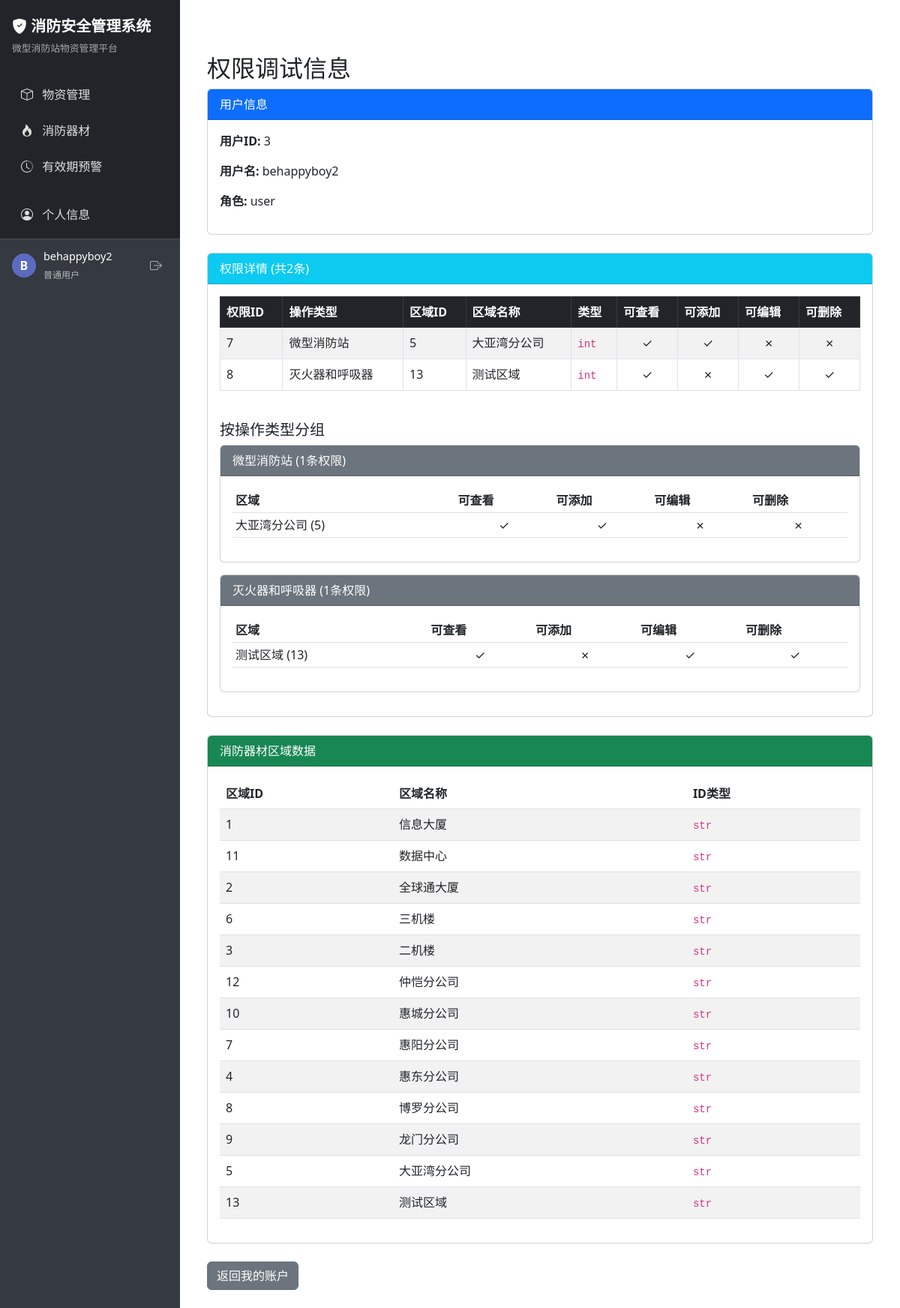
/auth/debug-permissions (signed in), run on the app's committed database.
### app/models/user.py (models this page shows, shortened)
class User(UserMixin, db.Model):
    __tablename__ = 'user'
    id = db.Column(db.Integer, primary_key=True)
    username = db.Column(db.String(80), unique=True, nullable=False)
    password_hash = db.Column(db.String(256), nullable=False)
    role = db.Column(db.String(20), default='user')  # admin 或 user
    is_active = db.Column(db.Boolean, default=True)  # 账号是否启用
    email = db.Column(db.String(120))  # 添加邮箱字段

class Permission(db.Model):
    __tablename__ = 'permission'
    id = db.Column(db.Integer, primary_key=True)
    user_id = db.Column(db.Integer, db.ForeignKey('user.id', ondelete='CASCADE'), nullable=False)
    operation_type = db.Column(db.String(50), nullable=False)  # 操作类型：微型消防站、灭火器和呼吸器、应急灯具
    area_id = db.Column(db.String(50), nullable=False)  # 区域ID
    area_name = db.Column(db.String(100))  # 区域名称（冗余字段，方便显示）
    can_view = db.Column(db.Boolean, default=True)  # 是否可查看
    can_add = db.Column(db.Boolean, default=False)  # 是否可添加
    can_edit = db.Column(db.Boolean, default=False)  # 是否可编辑
    can_delete = db.Column(db.Boolean, default=False)  # 是否可删除

### app/routes/auth.py (the view)
@auth_bp.route('/debug-permissions')
@login_required
def debug_permissions():
    try:
        all_permissions = Permission.query.filter_by(user_id=current_user.id).all()
        print(f"调试页面 - 用户: {current_user.username}, ID: {current_user.id}")
        print(f"找到权限数量: {len(all_permissions)}")
        for p in all_permissions:
            print(f"权限 {p.id}: {p.operation_type}, 区域: {p.area_id}, 查看={p.can_view}, 添加={p.can_add}, 编辑={p.can_edit}, 删除={p.can_delete}")
        permissions_by_type = {}
        for perm in all_permissions:
            if perm.operation_type not in permissions_by_type:
                permissions_by_type[perm.operation_type] = []
            permissions_by_type[perm.operation_type].append({
                'id': perm.id,
                'area_id': perm.area_id,
                'area_name': perm.area_name,
                'can_view': perm.can_view,
                'can_add': perm.can_add,
                'can_edit': perm.can_edit,
                'can_delete': perm.can_delete
            })
        from app.models.equipment import FireEquipment
        equipment_areas = db.session.query(FireEquipment.area_code, FireEquipment.area_name).distinct().all()
        equipment_areas = [{'id': str(area[0]), 'name': area[1]} for area in equipment_areas]
        return render_template(
            'auth/debug_permissions.html',
            permissions_by_type=permissions_by_type,
            equipment_areas=equipment_areas,
            all_permissions=all_permissions  # 添加这个变量
        )
    except Exception as e:
        import traceback
        traceback.print_exc()  # 添加完整的错误跟踪
        flash(f'获取权限调试信息失败: {str(e)}', 'danger')
        return redirect(url_for('auth.my_account'))

### app/templates/auth/debug_permissions.html (shortened to what this page needs)
{% extends 'base.html' %}
{% block content %}
<div class="container mt-5">
    <h2>权限调试信息</h2>
    <div class="card mb-4">
        <div class="card-header bg-primary text-white">
            用户信息
        </div>
        <div class="card-body">
            <p><strong>用户ID:</strong> {{ current_user.id }}</p>
            <p><strong>用户名:</strong> {{ current_user.username }}</p>
            <p><strong>角色:</strong> {{ current_user.role }}</p>
        </div>
    </div>
    <div class="card mb-4">
        <div class="card-header bg-info text-white">
            权限详情 (共{{ all_permissions|length }}条)
        </div>
        <div class="card-body">
            {% if not all_permissions %}
                <div class="alert alert-warning">用户没有任何权限</div>
            {% else %}
                <div class="table-responsive mb-4">
                    <table class="table table-bordered table-striped">
                        <thead class="table-dark">
                            <tr>
                                <th>权限ID</th>
                                <th>操作类型</th>
                                <th>区域ID</th>
                                <th>区域名称</th>
                                <th>类型</th>
                                <th>可查看</th>
                                <th>可添加</th>
                                <th>可编辑</th>
                                <th>可删除</th>
                            </tr>
                        </thead>
                        <tbody>
                            {% for perm in all_permissions %}
                            <tr>
                                <td>{{ perm.id }}</td>
                                <td>{{ perm.operation_type }}</td>
                                <td>{{ perm.area_id }}</td>
                                <td>{{ perm.area_name or '未命名区域' }}</td>
                                <td><code>{{ perm.area_id.__class__.__name__ }}</code></td>
                                <td class="text-center">{{ '✓' if perm.can_view else '✗' }}</td>
                                <td class="text-center">{{ '✓' if perm.can_add else '✗' }}</td>
                                <td class="text-center">{{ '✓' if perm.can_edit else '✗' }}</td>
                                <td class="text-center">{{ '✓' if perm.can_delete else '✗' }}</td>
                            </tr>
                            {% endfor %}
                        </tbody>
                    </table>
                </div>
                <h5>按操作类型分组</h5>
                {% if permissions_by_type %}
                    {% for type_name, perms in permissions_by_type.items() %}
                        <div class="card mb-3">
                            <div class="card-header bg-secondary text-white">{{ type_name }} ({{ perms|length }}条权限)</div>
                            <div class="card-body">
                                <table class="table table-sm">
                                    <thead>
                                        <tr>
                                            <th>区域</th>
                                            <th>可查看</th>
                                            <th>可添加</th>
                                            <th>可编辑</th>
                                            <th>可删除</th>
                                        </tr>
                                    </thead>
                                    <tbody>
                                    {% for p in perms %}
                                        <tr>
                                            <td>{{ p.area_name or '未命名区域' }} ({{ p.area_id }})</td>
                                            <td class="text-center">{{ '✓' if p.can_view else '✗' }}</td>
                                            <td class="text-center">{{ '✓' if p.can_add else '✗' }}</td>
                                            <td class="text-center">{{ '✓' if p.can_edit else '✗' }}</td>
                                            <td class="text-center">{{ '✓' if p.can_delete else '✗' }}</td>
                                        </tr>
                                    {% endfor %}
                                    </tbody>
                                </table>
                            </div>
                        </div>
                    {% endfor %}
                {% endif %}
            {% endif %}
        </div>
    </div>
    <div class="card mb-4">
        <div class="card-header bg-success text-white">
            消防器材区域数据
        </div>
        <div class="card-body">
            <table class="table table-striped">
                <thead>
                    <tr>
                        <th>区域ID</th>
                        <th>区域名称</th>
                        <th>ID类型</th>
                    </tr>
                </thead>
                <tbody>
                    {% for area in equipment_areas %}
                    <tr>
                        <td>{{ area.id }}</td>
                        <td>{{ area.name }}</td>
                        <td><code>{{ area.id.__class__.__name__ }}</code></td>
                    </tr>
                    {% endfor %}
                </tbody>
            </table>
        </div>
    </div>
    <div class="mt-3">
        <a href="{{ url_for('auth.my_account') }}" class="btn btn-secondary">返回我的账户</a>
    </div>
</div>
{% endblock %}

### app/templates/base.html (shortened to what this page needs)
<!DOCTYPE html>
<html lang="zh-CN">
<head>
    <link href="https://cdn.jsdelivr.net/npm/bootstrap@5.3.0/dist/css/bootstrap.min.css" rel="stylesheet">
    <link href="https://cdn.jsdelivr.net/npm/bootstrap-icons@1.11.0/font/bootstrap-icons.css" rel="stylesheet">
</head>
<body>
    <div class="wrapper">
        <nav class="sidebar" id="sidebar">
            <div class="sidebar-header">
                <a href="{{ url_for('index') }}">
                    <i class="bi bi-shield-fill-check"></i> 消防安全管理系统
                </a>
                <div class="subtitle">微型消防站物资管理平台</div>
            </div>
            <div class="sidebar-nav">
                <nav class="navbar navbar-dark bg-dark">
                    <div class="container-fluid">
                        <ul class="navbar-nav">
                            <li class="nav-item">
                                <a class="nav-link {% if request.path.startswith('/station') %}active{% endif %}
                                          {% if not user_permissions_by_type.micro_station and current_user.role != 'admin' %}no-permission{% endif %}"
                                   href="{{ url_for('station.index') }}"
                                   >
                                    <i class="bi bi-box"></i> 物资管理
                                </a>
                            </li>
                            <li class="nav-item">
                                <a class="nav-link {% if request.path.startswith('/equipment') %}active{% endif %}
                                          {% if not user_permissions_by_type.fire_equipment and current_user.role != 'admin' %}no-permission{% endif %}"
                                   href="{{ url_for('equipment.index') }}"
                                   >
                                    <i class="bi bi-fire"></i> 消防器材
                                </a>
                            </li>
                            <li class="nav-item">
                                <a class="nav-link {% if request.path == '/admin/expiry_alert' %}active{% endif %}
                                          {% if not can_view_expiry_alert %}no-permission{% endif %}"
                                   href="{{ url_for('admin.expiry_alert') }}"
                                   >
                                    <i class="bi bi-clock-history"></i> 有效期预警
                                </a>
                            </li>
                            <li class="nav-item mt-3">
                                <a class="nav-link {% if request.path == '/auth/my_account' %}active{% endif %}" href="{{ url_for('auth.my_account') }}">
                                    <i class="bi bi-person-circle"></i> 个人信息
                                </a>
                            </li>
                        </ul>
                    </div>
                </nav>
            </div>
            {% if current_user.is_authenticated %}
            <div class="user-info mt-auto">
                <div class="user-avatar">
                    {{ current_user.username[0].upper() }}
                </div>
                <div class="user-details">
                    <p class="user-name">{{ current_user.username }}</p>
                    <span class="user-role">
                        {% if current_user.role == 'admin' %}管理员{% else %}普通用户{% endif %}
                    </span>
                </div>
                <a href="{{ url_for('auth.logout') }}" class="logout-btn" title="退出登录">
                    <i class="bi bi-box-arrow-right"></i>
                </a>
            </div>
            {% else %}
            <div class="mt-auto p-3">
                <a href="{{ url_for('auth.login') }}" class="btn btn-outline-light btn-sm w-100">
                    <i class="bi bi-box-arrow-in-right me-1"></i> 登录
                </a>
            </div>
            {% endif %}
        </nav>
        <main class="content">
            {% block content %}{% endblock %}
        </main>
    </div>
</body>
</html>

### app/templates/base.html (style rules this page uses)
body { min-height: 100vh; display: flex; flex-direction: column; }
.wrapper { display: flex; flex: 1; }
.sidebar { width: 240px; min-height: 100vh; background-color: #343a40; color: #fff; position: fixed; left: 0; top: 0; bottom: 0; z-index: 1000; padding-top: 0; overflow-y: auto; transition: all 0.3s; }
.sidebar .sidebar-header { padding: 1.25rem 1rem; background-color: #212529; }
.sidebar .sidebar-header a { color: #fff; text-decoration: none; font-size: 1.25rem; font-weight: bold; }
.sidebar .sidebar-header .subtitle { color: rgba(255,255,255,0.6); font-size: 0.8rem; margin-top: 5px; }
.sidebar .nav-link { color: rgba(255, 255, 255, 0.85); padding: 0.75rem 1rem; font-size: 1rem; border-radius: 0; transition: all 0.2s; }
.sidebar .nav-link i { margin-right: 8px; width: 18px; text-align: center; }
main.content { margin-left: 240px; flex: 1; padding: 1.5rem; transition: all 0.3s; }
.user-info { display: flex; align-items: center; padding: 0.75rem 1rem; border-top: 1px solid rgba(255,255,255,0.1); margin-top: auto; }
.user-avatar { width: 32px; height: 32px; border-radius: 50%; background-color: #5c6bc0; color: #fff; display: flex; align-items: center; justify-content: center; font-weight: bold; margin-right: 10px; }
.user-details { flex-grow: 1; }
.user-name { font-weight: 500; color: #fff; margin-bottom: 0; font-size: 0.9rem; }
.user-role { font-size: 0.75rem; color: rgba(255,255,255,0.65); }
.logout-btn { width: 32px; height: 32px; background: none; border: none; color: rgba(255,255,255,0.6); display: flex; align-items: center; justify-content: center; border-radius: 4px; padding: 0; }

### data on the page
User: username "B", username "behappyboy2", id "3", role "user"
Permission: id "7", operation_type "微型消防站", area_id "5", area_name "大亚湾分公司", area_id.__class__.__name__ "int", can_view "✓", can_add "✓", can_edit "✗", can_delete "✗", perms "1", id "5", name "大亚湾分公司", id.__class__.__name__ "str"
Permission: id "8", operation_type "灭火器和呼吸器", area_id "13", area_name "测试区域", area_id.__class__.__name__ "int", can_view "✓", can_add "✗", can_edit "✓", can_delete "✓", perms "1", id "13", name "测试区域", id.__class__.__name__ "str"

### other printed values
{{ all_permissions|length }} "2"
{{ area.id }} "1" "11" "2" "6" "3" "12" "10" "7" "4" "8" "9"
{{ area.name }} "信息大厦" "数据中心" "全球通大厦" "三机楼" "二机楼" "仲恺分公司" "惠城分公司" "惠阳分公司" "惠东分公司" "博罗分公司" "龙门分公司"
{{ area.id.__class__.__name__ }} "str" "str" "str" "str" "str" "str" "str" "str" "str" "str" "str"
